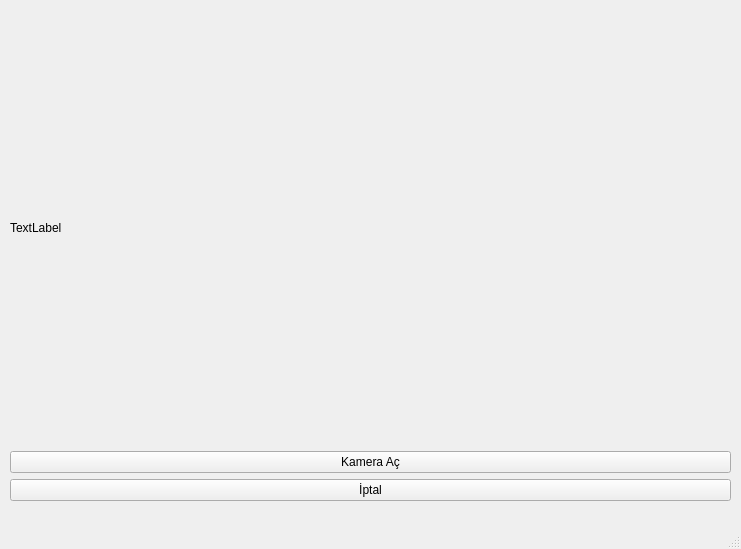
<?xml version="1.0" encoding="UTF-8"?>
<ui version="4.0">
 <class>MainWindow</class>
 <widget class="QMainWindow" name="MainWindow">
  <property name="geometry">
   <rect>
    <x>0</x>
    <y>0</y>
    <width>741</width>
    <height>549</height>
   </rect>
  </property>
  <property name="windowTitle">
   <string>MainWindow</string>
  </property>
  <widget class="QWidget" name="centralwidget">
   <widget class="QWidget" name="gridLayoutWidget">
    <property name="geometry">
     <rect>
      <x>10</x>
      <y>10</y>
      <width>721</width>
      <height>491</height>
     </rect>
    </property>
    <layout class="QGridLayout" name="gridLayout">
     <item row="2" column="0">
      <widget class="QPushButton" name="pushButton">
       <property name="text">
        <string>İptal</string>
       </property>
      </widget>
     </item>
     <item row="0" column="0">
      <widget class="QLabel" name="lblCam">
       <property name="text">
        <string>TextLabel</string>
       </property>
      </widget>
     </item>
     <item row="1" column="0">
      <widget class="QPushButton" name="pushButton_2">
       <property name="text">
        <string>Kamera Aç</string>
       </property>
      </widget>
     </item>
    </layout>
   </widget>
  </widget>
  <widget class="QMenuBar" name="menubar">
   <property name="geometry">
    <rect>
     <x>0</x>
     <y>0</y>
     <width>741</width>
     <height>27</height>
    </rect>
   </property>
  </widget>
  <widget class="QStatusBar" name="statusbar"/>
 </widget>
 <resources/>
 <connections/>
</ui>
